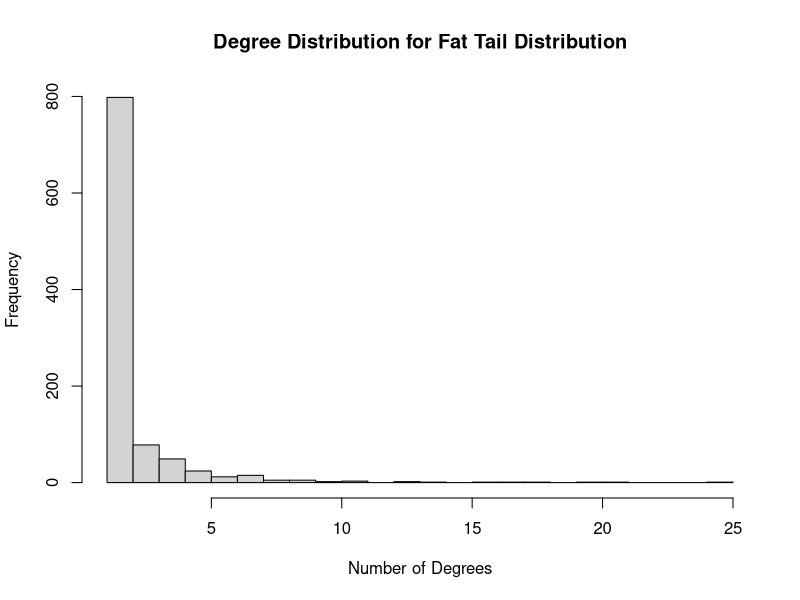
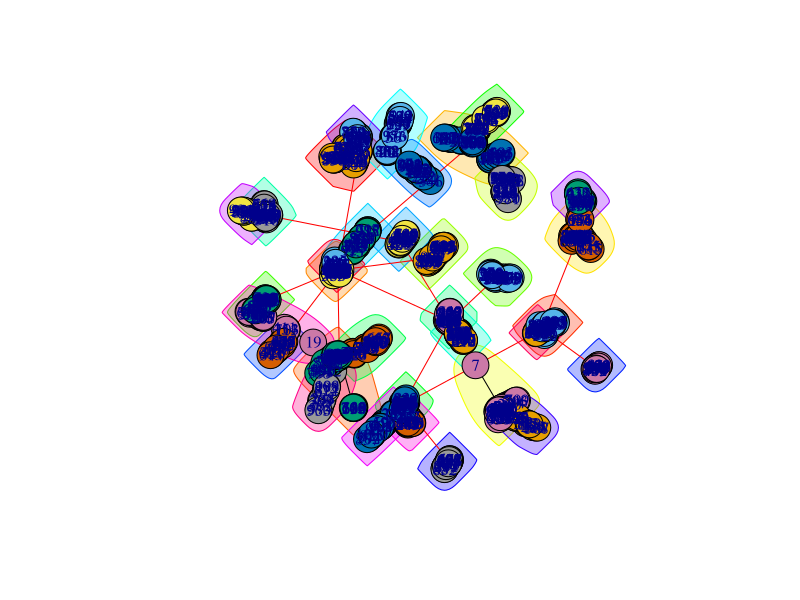
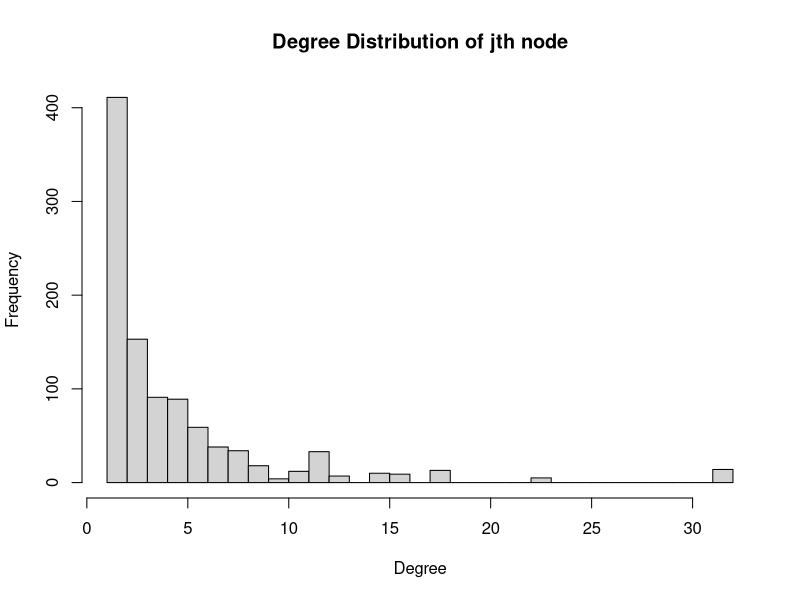

Here is the R script that generated these plots, in order:
# load igraph library
library("igraph") 

#### Supporting Functions ####

calculateModularity <- function(fat_tail_graph, nodes){
  
  clusters_graph <- clusters(fat_tail_graph)  # get all clusters from graph
  index_GCC <- which.max(clusters_graph$csize)  # get the cluster with the maximum size i.e. GCC
  non_GCC_nodes <- (1:vcount(fat_tail_graph))[clusters_graph$membership != index_GCC]  # get nodes which are not present in GCC cluster
  GCC <- delete.vertices(fat_tail_graph, non_GCC_nodes)  # remove nodes from the graph to get only GCC
  community_GCC <- fastgreedy.community(GCC)  # get community of GCC
  modularity_GCC <- modularity(community_GCC)  # get modularity of GCC

  if (nodes == 1000) {
    plot(community_GCC, fat_tail_graph)    
  }
  return(modularity_GCC)
}


nodes <- 1000
fat_tail_graph <- barabasi.game(n = nodes, directed = FALSE)
degree_graph <- degree(fat_tail_graph)
degree_dist <- hist(x = degree_graph, breaks = seq(from = min(degree_graph), to = max(degree_graph), by=1), main = "Degree Distribution for Fat Tail Distribution", xlab = "Number of Degrees")
cat("Diameter of Fat Tail Distribution Graph : ", diameter(fat_tail_graph))

#### QUESTION 2 - PART B ####
# Finding GCC, Community Structure and Modularity, and Connectivity 

cat("Fat Tail Distribution Graph is connected :", is.connected(fat_tail_graph))
cat("Modularity of the Graph : ", calculateModularity(fat_tail_graph, 1000))

#### QUESTION 2 - PART C ####

nodes <- 10000
modularity_GCC_10000 <- 0 

for (i in 1:100) {
  fat_tail_graph <- barabasi.game(n = nodes, directed = FALSE)
  modularity_GCC_10000 <- modularity_GCC_10000 + calculateModularity(fat_tail_graph, 10000)
}

cat("Modularity of the Graph with 10000 nodes : ", modularity_GCC_10000/100)

#### QUESTION 2 - PART D ####

nodes <- 1000
fat_tail_graph <- barabasi.game(n = nodes, directed = FALSE)
degree_dist_neighbor <- numeric(0)

for (i in 1:1000) {
  i_node <- sample(nodes, 1)   # get random number between 1 to number of nodes
  neighors_i <- neighbors(fat_tail_graph, i_node)  # get neighbors of node_i 
  if (length(neighors_i) == 1) { j_node <- neighors_i }  # if only one neighbor then assign as node_j
  else { j_node <- sample(neighors_i, 1) }  # else randomly choose one neighbor for node_j
  degree_dist_neighbor <- c(degree_dist_neighbor, degree(fat_tail_graph, j_node))  # append degree of node_j for the graph
}

hist(degree_dist_neighbor, main='Degree Distribution of jth node',  breaks = seq(from = min(degree_dist_neighbor), to = max(degree_dist_neighbor), by=1), xlab='Degree', ylab='Frequency')




